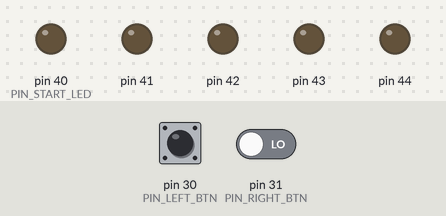
The sketch below on a simulated Arduino Mega 2560, built with avr-gcc and run on an emulated ATmega2560. On the bench: output pins drawn as LEDs (lit = HIGH). Dashed ring = blinking. Inputs (shaded band) come from the test bench; at power-on: pin 30 (PIN_LEFT_BTN) LOW, pin 31 (PIN_RIGHT_BTN) LOW.

Above: at 1.2 s.
1.3 s: pin 30 (PIN_LEFT_BTN) pulled HIGH for 0.15 s
At 1.52 s:
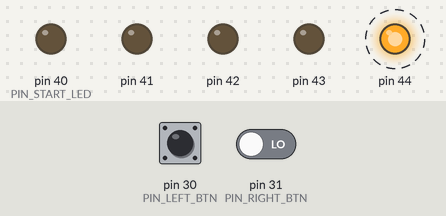
At 2.0 s:
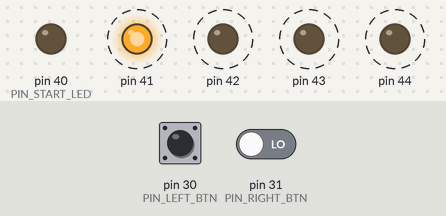
4.3 s: pin 30 (PIN_LEFT_BTN) pulled HIGH for 1 s
7.3 s: pin 30 (PIN_LEFT_BTN) pulled HIGH for 3.2 s
At 7.6 s:
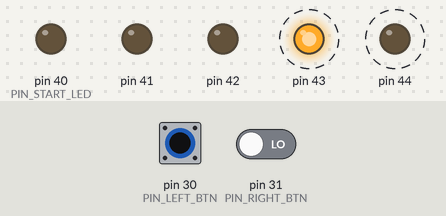
Timing chart, 0 to 12.7 s (numbered marks = the images above; inputs shaded):
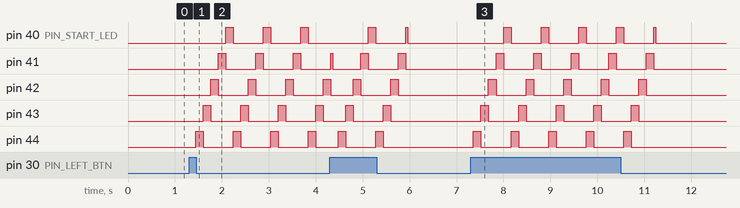

Measured:
- after the input at 1.3 s, pin 40 (PIN_START_LED): alternates HIGH for 0.16 s and LOW for 0.64 s, starting after 0.78 s; pin 41: alternates HIGH for 0.16 s and LOW for 0.64 s, starting after 0.62 s
- after the input at 7.3 s, pin 40 (PIN_START_LED): goes 4 × (HIGH 0.16 s, LOW 0.64 s), HIGH 0.04 s, then LOW, starting after 0.70 s; pin 41: alternates HIGH for 0.16 s and LOW for 0.64 s, 10 changes in all, then stays LOW, starting after 0.54 s

The sketch:

ArdIndicator.ino
```cpp
// author: chris-scientist
// created by: 14/03/2020
//
// /-------------------------------------------------------------------------------\
// | Description:                                                                  |
// |                                                                               |
// | * This program is design for Arduino MEGA 2560.                               |
// |                                                                               |
// | * It's manager of mono-indicator, the 5 LED, driven by 2 buttons.             |
// |   One button to indicate to go to left and other to indicate to go to right.  |
// |                                                                               |
// | * The LED use the pins 40, 41, 42, 43, 44.                                    |
// |   To change :                                                                 |
// |   * The start PIN of LED : replace the PIN_START_LED value by your PIN.       |
// |   * The number of LED : replace the LED_COUNT value by your number of LED.    |
// |                                                                               |
// | * The left button use the pin 30, and the right button use pin 31.            |
// |   To change :                                                                 |
// |   * The left button PIN : replace the PIN_LEFT_BTN value by your PIN.         |
// |   * The right button PIN : replace the PIN_RIGHT_BTN value by your PIN.       |
// |                                                                               |
// | * The program is updated at 25 Hz.                                            |
// |                                                                               |
// | * To see the result, send me a email at :                                     |
// |   chris <dot> scientist <dot> contact <at> gmail <dot> com                    |
// |   With the following object mail :                                            |
// |   SAMPLE_INDICATOR_5_LED_2_BTN                                                |
// |                                                                               |
// \-------------------------------------------------------------------------------/

#include "Button.h"

#define PIN_START_LED 40
#define LED_COUNT 5
#define PIN_LEFT_BTN 30
#define PIN_RIGHT_BTN 31

// Pulsation frequence
// here equal to 25 Hz
const uint8_t PULSE_DURATION = 40; // period of pulsation (in milliseconds)

struct Timer {
  uint32_t last;
  uint32_t beats;
};

Timer timer = { 0, 0 };

Button * leftBtn = NULL;
Button * rightBtn = NULL;

bool increment = true;
uint8_t offset;
const uint8_t MAX_PERIOD = 5;
uint8_t periodOfAnimation = 0;
bool runAnimation = false;

void setup() {
  // Initialize Timer
  timer.last  = millis();
  timer.beats = 0;
  // Initialize LEDs
  for(uint8_t itLed = 0 ; itLed < LED_COUNT ; itLed++) {
    pinMode(PIN_START_LED+itLed, OUTPUT);
  }
  // Initialize buttons
  leftBtn = new Button(PIN_LEFT_BTN);
  rightBtn = new Button(PIN_RIGHT_BTN);
  // Initialize counter
  offset = (increment ? 0 : 4);
}

void loop() {
  waitForUpdate();
  // Manage buttons
  if(leftBtn->releasedBtn()) {
    updateIndicator(false);
  } else if(rightBtn->releasedBtn()) {
    updateIndicator(true);
  }
  // Manage (animation of) LEDs
  if(runAnimation && periodOfAnimation < MAX_PERIOD) {
    manageIndicator();
  } else {
    runAnimation = false;
    periodOfAnimation = 0;
    resetIndicator();
  }
}

// Make animation on LED
void manageIndicator() {
  if(timer.beats % 4 == 0) {
    // update LEDs
    for(uint8_t itLed = 0 ; itLed < LED_COUNT ; itLed++) {
      digitalWrite(PIN_START_LED+itLed, (offset == itLed) ? HIGH : LOW);
    }

    if(increment) {
      if(offset < 4) {
        offset++;
      } else {
        offset = 0;
        periodOfAnimation++;
      }
    } else {
      if(offset > 0) {
        offset--;
      } else {
        offset = 4;
        periodOfAnimation++;
      }
    }
  }
}

// Turn off all LED
void resetIndicator() {
  for(uint8_t itLed = 0 ; itLed < LED_COUNT ; itLed++) {
    digitalWrite(PIN_START_LED+itLed, LOW);
  }
}

void updateIndicator(bool isIncrement) {
  increment = isIncrement;
  offset = (increment ? 0 : 4);
  runAnimation = true;
  resetIndicator();
}

void updateAllInput() {
  leftBtn->readInput();
  rightBtn->readInput();
}

void waitForUpdate() {
  uint32_t now;
  updateAllInput();
  do {
    now = millis();
  } while (now - timer.last < PULSE_DURATION);
  timer.last = now;
  timer.beats++;
}
```

Button.cpp
```cpp
// author: chris-scientist
// created at: 14/03/2020

#include "Button.h"

Button::Button(uint8_t aPin) : pin(aPin), state(0) {
  pinMode(this->pin, INPUT);
}

void Button::readInput() {
  bool isPressedBtn = (digitalRead(this->pin) == LOW);
  if(isPressedBtn) {
    if(this->state < 0xFE) {
      this->state++;
    } else if(this->state == 0xFE) {
      this->state = 2;
    }
  } else if(this->state) {
    this->state = (this->state == 0xFF) ? 0 : 0xFF;
  }
}

bool Button::pressedBtn() {
  return (this->state == 1);
}

bool Button::releasedBtn() {
  return (this->state == 0xFF);
}
```

Button.h
```cpp
// author: chris-scientist
// created at: 14/03/2020

#ifndef MEGA2560_BUTTON
#define MEGA2560_BUTTON

#include <Arduino.h>

class Button {
  private:
    uint8_t pin;
    uint8_t state;
  public:
    Button(uint8_t aPin);
    void readInput();
    bool pressedBtn();
    bool releasedBtn();
};

#endif
```
